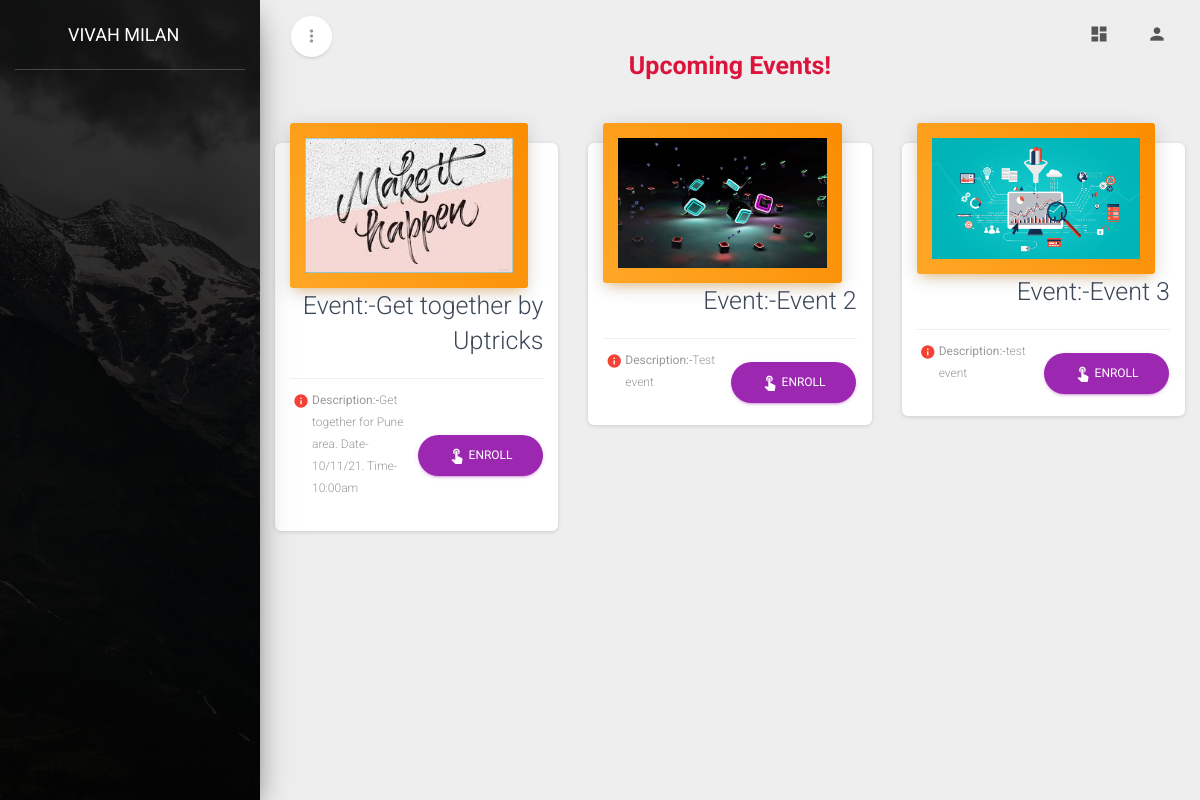
The app's page /events with its own data.
### webapp/models.py (models this page shows, shortened)
class Event(models.Model):
    Image = models.ImageField(upload_to='webapp/images')
    Name = models.CharField(max_length=100)
    Description = models.CharField(max_length=500)

### webapp/views.py (the view)
# urls.py: path('events', views.events, name='events'),
def events(request):
    evento = Event.objects.all()
    return render(request, 'webapp/events.html', {'evento': evento})

### webapp/templates/webapp/events.html (shortened to what this page needs)
{% extends 'webapp/basic.html' %}
{% block body %}
{% load static %}
<div class="main">
    <div class="header text-center mt-5">
        <h3 style="color:#DC143C; font-weight: bold;">Upcoming Events!</h3>
    </div>
     <div class="container mt-4">
         <div class="row">
             {% for i in evento %}
            <div class="col-lg-4 col-md-6 col-sm-6 tp-5">
                <div class="card card-stats">
                    <div class="card-header card-header-warning card-header-icon">
                        <div class="card-icon">
                            <a class="d-block blur-shadow-image">
                                <img src="{{i.Image.url}}" alt="img-blur-shadow" class="img-fluid shadow border-radius-lg">
                            </a>
                        </div>
                        <h3 class="card-title">Event:-{{i.Name}}</h3>
                    </div>
                    <div class="card-footer">
                        <div class="stats">
                            <i class="material-icons text-danger">info</i>
                            <p class="mb-0">
                                <b>Description:-</b>{{i.Description}}<br><br>
                            </p>
                        </div>
                        <form action="event_enroll" method="POST">
                            <button class="btn btn-primary btn-round">
                                <i class="material-icons">touch_app</i> Enroll
                            </button>
                        </form>
                    </div>
                </div>
            </div>
             {% endfor %}
         </div>
     </div>
</div>
{% endblock %}

### records on screen
Event: Image (picture), Name "Get together by Uptricks", Description "Get together for Pune area. Date-10/11/21. Time-10:00am"
Event: Image (picture), Name "Event 2", Description "Test event"
Event: Image (picture), Name "Event 3", Description "test event"
